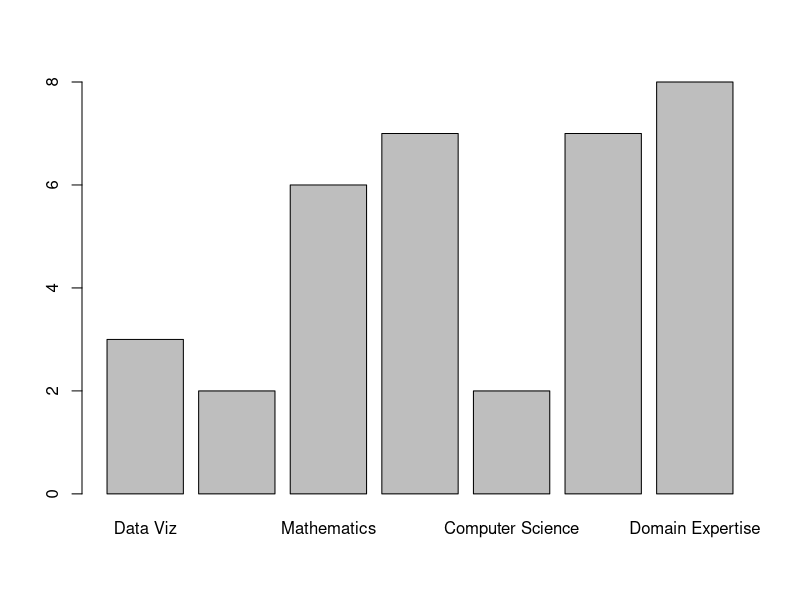
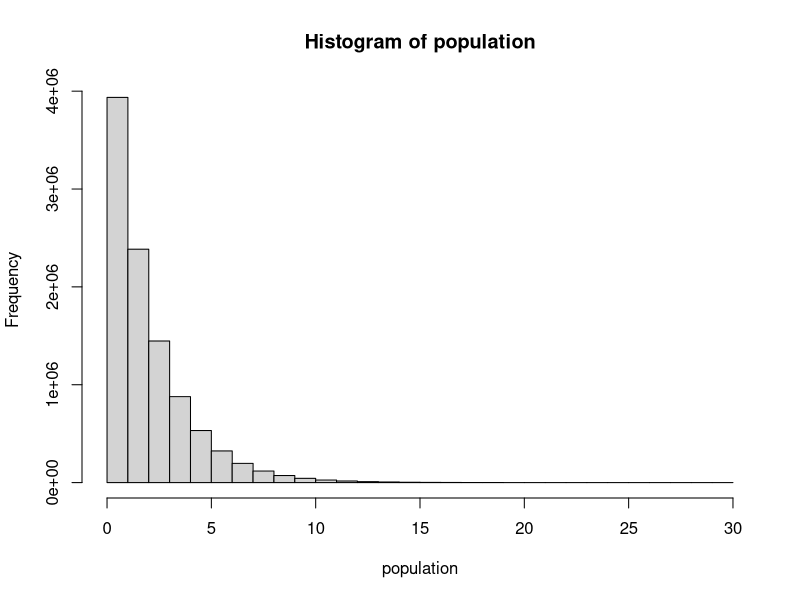
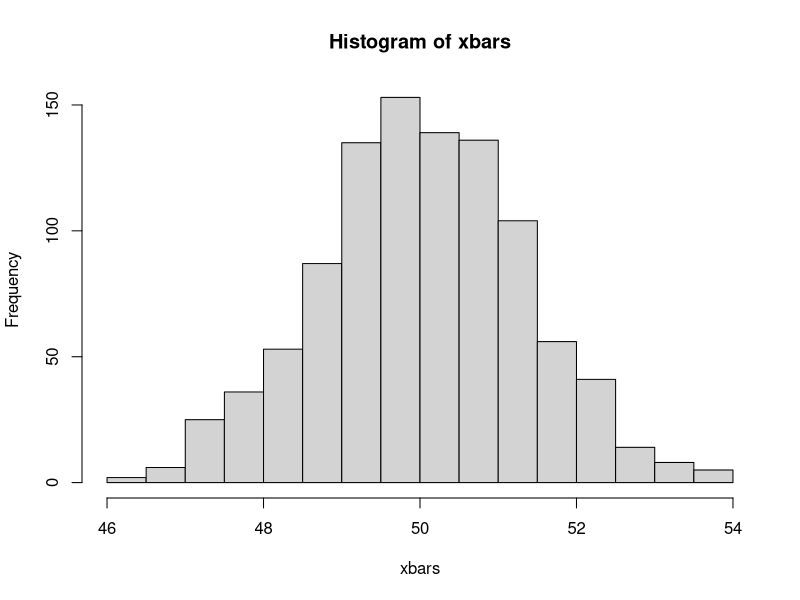

Recreate these plots in R, in order.
## ---- chunk 1
scores = c(3,2,6,7,2,7,8)
subject = c("Data Viz","Machine Learning","Mathematics","Statistics","Computer Science","Communication","Domain Expertise")
DSProfile=data.frame(Subject=subject,Scores=scores)

barplot(DSProfile$Scores, names.arg = DSProfile$Subject)
## ---- chunk 2
population = rchisq(10000000,2,ncp=0) #note the the number of draws here
hist(population)
mean(population)
sd(population)
## ---- chunk 3
#####################################################
# Funciton: xbarGenerator
# Argements: samplesize: the size of the sample that each sample mean is based on. 
#            number_of_samples: the number of samples and thus sample means we will generate
# Author: Bivin Sadler
#####################################################
xbarGenerator = function(sampleSize = 30,number_of_samples = 100)
{
  for(i in 1:number_of_samples)
  {
    theSample = sample(population,sampleSize)
    xbar = mean(theSample)
    xBarVec = c(xBarVec, xbar)
  }
  return(xBarVec)
}
## ---- chunk 4
xBarVec = c() #global vector to hold the sample means
#####################################################
# Funciton: xbarGenerator (Adpated)
# Argements: samplesize: the size of the sample that each sample mean is based on. 
#            number_of_samples: the number of samples and thus sample means we will generate
# Author: Bivin Sadler
#####################################################
xbarGenerator2 = function(sampleSize = 30,number_of_samples = 100, mean = 0, sd = 1)
{
  for(i in 1:number_of_samples)
  {
    theSample = rnorm(sampleSize,mean,sd)
    xbar = mean(theSample)
    xBarVec = c(xBarVec, xbar)
  }
  return(xBarVec)
}

xbars = xbarGenerator2(60,1000,50,10)
hist(xbars)
summary(xbars)
sd(xbars)
10/sqrt(60)
